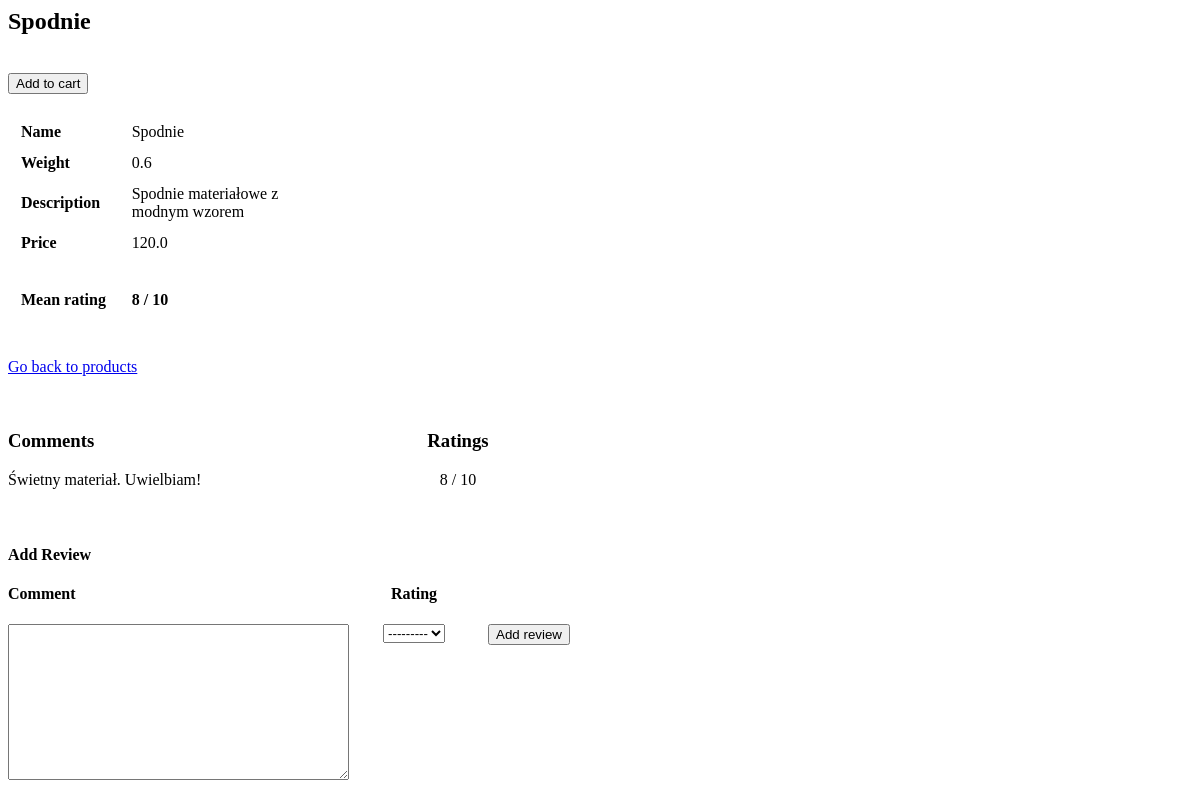
Page /products/3 on the earlier database version.
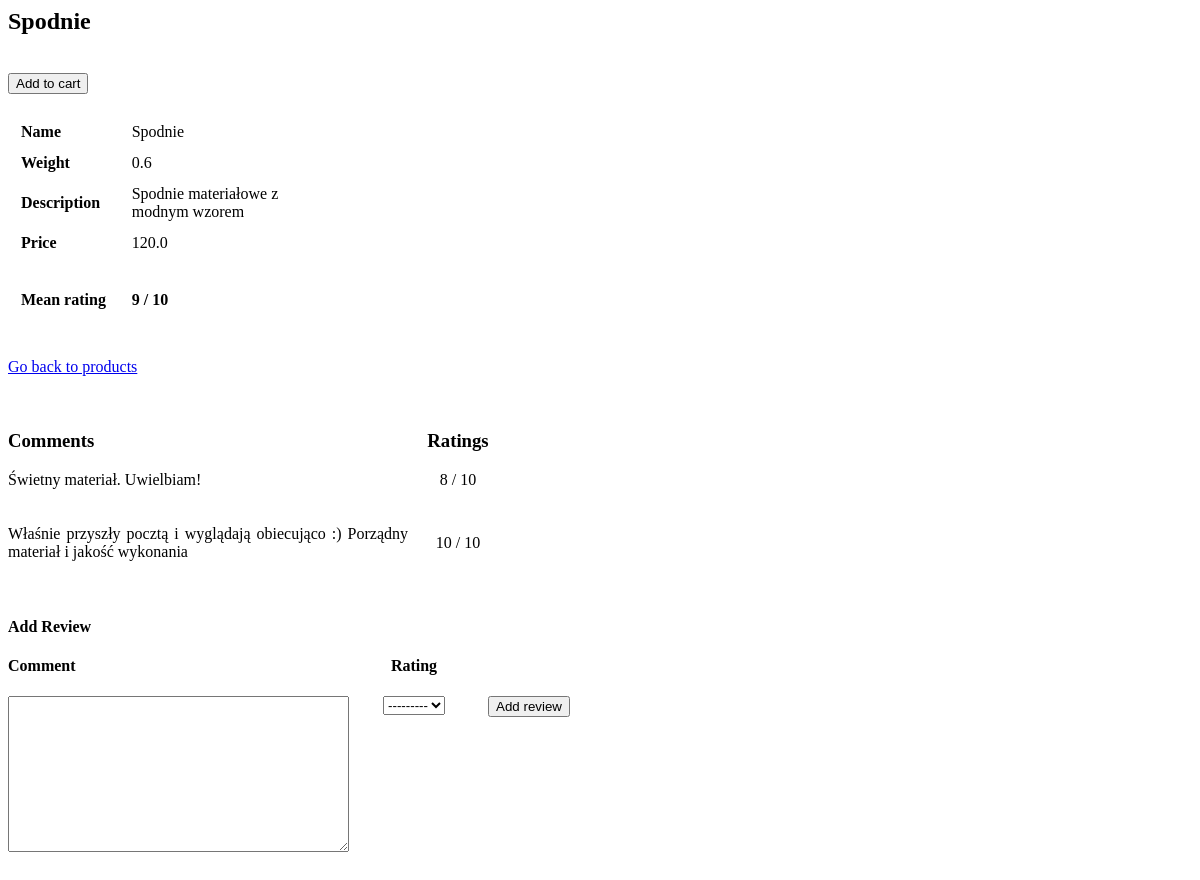
Same page on the later database version.
### shop/models.py (models this page shows)
class Review(models.Model):
    RATING_CHOICES = list(range(1, 11))
    RATING_CHOICES = [(x, x) for x in RATING_CHOICES]
    product = models.ForeignKey(Product, on_delete=models.PROTECT)
    rating = models.PositiveSmallIntegerField(choices=RATING_CHOICES)
    comment = models.CharField(max_length=3000)

### shop/views.py (the view)
# urls.py: path('products/<int:product_id>', views.product_details),
def product_details(request, product_id):
    product = Product.objects.get(id=product_id)
    reviews = list(Review.objects.all())
    reviews = [review for review in reviews if review.product.id == product_id]
    form = ReviewForm()
    context = {'product': product,
               'reviews': reviews, 'form': form,
               'mean_rating': mean_rating(reviews)}
    return render(request, "shop/product_details.html", context)

### shop/forms.py
class ReviewForm(ModelForm):
    comment = forms.CharField(
        widget=forms.Textarea(attrs={'cols': 40, 'rows': 10}))
    class Meta:
        model = Review
        fields = ['rating']

### shop/views.py (called while the page is built)
def mean_rating(reviews):
    if reviews != []:
        return f"{round(mean([r.rating for r in reviews]), 2)} / 10"
    else:
        return 'No ratings so far'

### shop/templates/shop/product_details.html (shortened to what this page needs)
{% extends "base.html" %}
{% block content %}
<h2>{{ product.name }}</h2>
<br>
<form action="/cart/add/" method="post">
    <input type="submit" value="Add to cart">
</form>
<table width="300" cellspacing="13" cellpadding="0">
    <col width="150">
    <col width="400">
    <tbody>
        <tr>
            <td>
                <b>Name</b>
            </td>
            <td>
                {{ product.name }}
            </td>
        </tr>
        <tr>
            <td>
                <b>Weight</b>
            </td>
            <td>
                {{ product.weight }}
            </td>
        </tr>
        <tr>
            <td>
                <b>Description</b>
            </td>
            <td>
                {{ product.description }}
            </td>
        </tr>
        <tr>
            <td>
                <b>Price</b>
            </td>
            <td>
                {{  product.price }}
            </td>
        </tr>
        <tr>
            <td>
                <b>Mean rating</b>
            </td>
            <td>
                <b>{{ mean_rating }}</b>
            </td>
        </tr>
    </tbody>
</table>
<br><br>
<a href=".">Go back to products</a><br><br><br><br>
<table cellspacing="0" cellpadding="0">
    <tbody>
        <col width="400">
        <col width="100">
        <tr>
            <td>
                <h3>Comments</h3>
            </td>
            <td style="text-align:center">
                <h3>Ratings</h3>
            </td>
        </tr>
        {% for review in reviews %}
        <tr>
            <td style="text-align:justify">{{ review.comment }}</td>
            <td style="text-align:center">{{ review.rating }} / 10</td>
        </tr>
        <tr>
            <td>&nbsp;</td>
            <td>&nbsp;</td>
        </tr>
        <tr>
            <td>&nbsp;</td>
            <td>&nbsp;</td>
            <td>&nbsp;</td>
        </tr>
        {% endfor %}
    </tbody>
</table>
<h4>Add Review</h4>
<form action="/review/add/" method="post">
    <table cellspacing="0" cellpadding="0">
        <tbody>
            <col width="300">
            <col width="130">
            <col width="100">
            <tr>
                <td>
                    <h4>Comment</h4>
                </td>
                <td style="text-align:center">
                    <h4>Rating</h4>
                </td>
                <td></td>
            </tr>
            <tr>
                <td>
                    {{form.comment}}
                </td>
                <td style="text-align:center; vertical-align:top">
                    {{form.rating}}
                </td>
                <td style="text-align:center; vertical-align:top">
                    <input type="submit" value="Add review">
                </td>
            </tr>
        </tbody>
    </table>
</form>
<br><br><br>
{% endblock %}

Differences in the rows shown:
added Review: comment "Właśnie przyszły pocztą i wyglądają obiecująco :) Porządny materiał i jakość wykonania", rating "10"
Other differences:
{{ mean_rating }}: "8 / 10" → "9 / 10"
